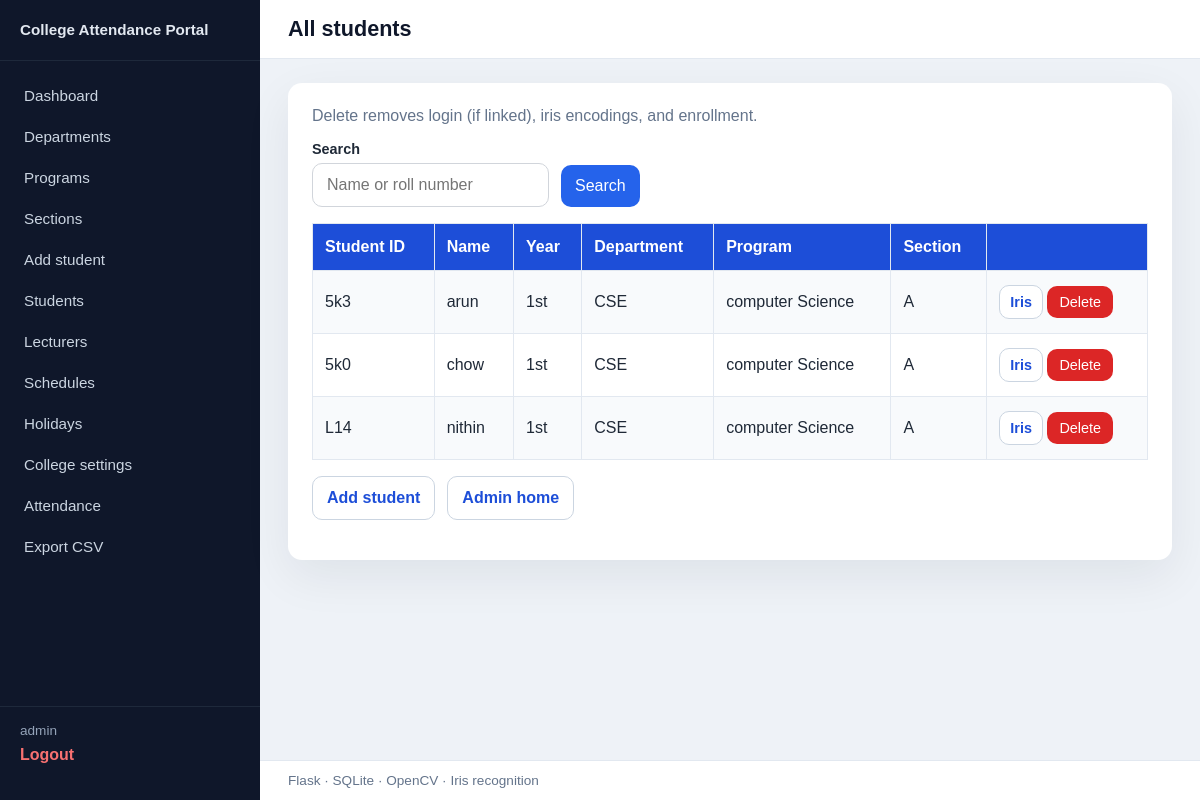
The page /admin/students (signed in) on the database its author committed.
### tables this page shows
CREATE TABLE college_settings (
            key TEXT PRIMARY KEY,
            value TEXT NOT NULL
        );

CREATE TABLE students (
            student_id TEXT PRIMARY KEY,
            name TEXT NOT NULL,
            department_id INTEGER NOT NULL,
            branch_id INTEGER NOT NULL,
            section_id INTEGER NOT NULL, year TEXT NOT NULL DEFAULT '1st', username TEXT, password TEXT,
            FOREIGN KEY(department_id) REFERENCES departments(id),
            FOREIGN KEY(branch_id) REFERENCES branches(id),
            FOREIGN KEY(section_id) REFERENCES sections(id)
        );

CREATE TABLE departments (
            id INTEGER PRIMARY KEY AUTOINCREMENT,
            name TEXT NOT NULL UNIQUE
        );

CREATE TABLE branches (
            id INTEGER PRIMARY KEY AUTOINCREMENT,
            department_id INTEGER NOT NULL,
            name TEXT NOT NULL,
            FOREIGN KEY(department_id) REFERENCES departments(id),
            UNIQUE(department_id, name)
        );

CREATE TABLE sections (
            id INTEGER PRIMARY KEY AUTOINCREMENT,
            branch_id INTEGER NOT NULL,
            name TEXT NOT NULL,
            FOREIGN KEY(branch_id) REFERENCES branches(id),
            UNIQUE(branch_id, name)
        );

### app.py (the view)
@app.route("/admin/students")
@admin_required
def view_students():
    q = (request.args.get("q") or "").strip()
    conn = get_db_connection()
    if q:
        like = f"%{q}%"
        rows = conn.execute(
            """
            SELECT s.student_id, s.name, s.year,
                   d.name AS department, b.name AS branch, sec.name AS section
            FROM students s
            JOIN departments d ON d.id = s.department_id
            JOIN branches b ON b.id = s.branch_id
            JOIN sections sec ON sec.id = s.section_id
            WHERE s.student_id LIKE ? OR s.name LIKE ?
            ORDER BY d.name, b.name, sec.name, s.name
            """,
            (like, like),
        ).fetchall()
    else:
        rows = conn.execute(
            """
            SELECT s.student_id, s.name, s.year,
                   d.name AS department, b.name AS branch, sec.name AS section
            FROM students s
            JOIN departments d ON d.id = s.department_id
            JOIN branches b ON b.id = s.branch_id
            JOIN sections sec ON sec.id = s.section_id
            ORDER BY d.name, b.name, sec.name, s.name
            """
        ).fetchall()
    conn.close()
    return render_template("view_students.html", students=rows, query=q)

### app.py (called while the page is built)
def get_setting(key: str, default: str = "") -> str:
    conn = get_db_connection()
    row = conn.execute(
        "SELECT value FROM college_settings WHERE key = ?", (key,)
    ).fetchone()
    conn.close()
    return row["value"] if row else default

@app.context_processor
def inject_college():
    logo = get_setting("college_logo", "")
    logo_url = url_for("static", filename=logo) if logo else ""
    return {
        "college_name": get_setting("college_name", "College Attendance Portal"),
        "college_logo_url": logo_url,
    }

def admin_required(view):
    @wraps(view)
    def wrapped(*args, **kwargs):
        if not session.get("login_id"):
            flash("Please log in to continue.")
            return redirect(url_for("login", next=request.path))
        if session.get("role") != "admin":
            flash("You do not have permission to access that page.")
            return redirect(url_for("index"))
        return view(*args, **kwargs)
    return wrapped

### database.py (called while the page is built)
def get_db_connection():
    conn = sqlite3.connect(
        str(DATABASE_PATH),
        timeout=30.0,
        check_same_thread=False,
    )
    conn.row_factory = sqlite3.Row
    conn.execute("PRAGMA foreign_keys = ON")
    conn.execute("PRAGMA busy_timeout = 30000")
    conn.execute("PRAGMA journal_mode = WAL")
    return conn

### templates/view_students.html (shortened to what this page needs)
{% extends 'base.html' %}
{% block heading %}All students{% endblock %}
{% block content %}
<section class="page-section">
    <p class="muted">Delete removes login (if linked), iris encodings, and enrollment.</p>
    <form method="get" class="filter-bar">
        <label>Search
            <input type="search" name="q" value="{{ query or '' }}" placeholder="Name or roll number" />
        </label>
        <button type="submit" style="width:auto;">Search</button>
    </form>
    {% if students %}
    <div class="table-wrap">
        <table>
            <thead>
                <tr>
                    <th>Student ID</th>
                    <th>Name</th>
                    <th>Year</th>
                    <th>Department</th>
                    <th>Program</th>
                    <th>Section</th>
                    <th></th>
                </tr>
            </thead>
            <tbody>
                {% for s in students %}
                <tr>
                    <td>{{ s['student_id'] }}</td>
                    <td>{{ s['name'] }}</td>
                    <td>{{ s['year'] }}</td>
                    <td>{{ s['department'] }}</td>
                    <td>{{ s['branch'] }}</td>
                    <td>{{ s['section'] }}</td>
                    <td style="white-space:nowrap;">
                        <a class="link-button" href="{{ url_for('add_student_encodings', student_id=s['student_id']) }}" style="padding:8px 10px;font-size:0.9rem;">Iris</a>
                        <form method="post" action="{{ url_for('delete_student', student_id=s['student_id']) }}" class="inline-form" onsubmit="return confirm('Delete this student?');" style="display:inline;">
                            <button type="submit" class="btn-danger">Delete</button>
                        </form>
                    </td>
                </tr>
                {% endfor %}
            </tbody>
        </table>
    </div>
    {% else %}
    <p>No students match.</p>
    {% endif %}
    <p class="submit-row spaced">
        <a class="link-button" href="{{ url_for('add_student') }}">Add student</a>
        <a class="link-button" href="{{ url_for('admin_dashboard') }}">Admin home</a>
    </p>
</section>
{% endblock %}

### templates/base.html (shortened to what this page needs)
<!DOCTYPE html>
<html lang="en">
<head>
    <link rel="stylesheet" href="{{ url_for('static', filename='css/style.css') }}" />
</head>
<body class="{% if session.get('login_id') %}app-shell{% endif %}">
{% if session.get('login_id') %}
<div class="layout-portal">
    <aside class="sidebar">
        <div class="sidebar-brand">
            <span class="sidebar-title">{{ college_name }}</span>
        </div>
        <nav class="sidebar-nav">
            {% if session.get('role') == 'admin' %}
                <a href="{{ url_for('admin_dashboard') }}">Dashboard</a>
                <a href="{{ url_for('add_department') }}">Departments</a>
                <a href="{{ url_for('add_branch') }}">Programs</a>
                <a href="{{ url_for('add_section') }}">Sections</a>
                <a href="{{ url_for('add_student') }}">Add student</a>
                <a href="{{ url_for('view_students') }}">Students</a>
                <a href="{{ url_for('admin_lecturers') }}">Lecturers</a>
                <a href="{{ url_for('admin_schedule') }}">Schedules</a>
                <a href="{{ url_for('admin_holidays') }}">Holidays</a>
                <a href="{{ url_for('admin_settings') }}">College settings</a>
                <a href="{{ url_for('admin_view_attendance') }}">Attendance</a>
                <a href="{{ url_for('admin_download') }}">Export CSV</a>
            {% elif session.get('role') in ('lecturer', 'teacher') %}
                <a href="{{ url_for('lecturer_dashboard') }}">Dashboard</a>
                <a href="{{ url_for('lecturer_edit_attendance') }}">Edit attendance</a>
            {% elif session.get('role') == 'student' %}
                <a href="{{ url_for('student_dashboard') }}">Dashboard</a>
                <a href="{{ url_for('student_attendance_page') }}">Mark attendance</a>
                <a href="{{ url_for('student_calendar') }}">Calendar</a>
            {% endif %}
        </nav>
        <div class="sidebar-footer">
            <span class="sidebar-user">{{ session.get('username') }}</span>
            <a href="{{ url_for('logout') }}" class="sidebar-logout">Logout</a>
        </div>
    </aside>
    <div class="layout-main">
        <header class="topbar">
            <h1 class="topbar-heading">{% block heading %}{% endblock %}</h1>
        </header>
        <div class="main-content">
{% endif %}
{% block content %}{% endblock %}
{% if session.get('login_id') %}
        </div>
        <footer class="site-footer-inner">Flask · SQLite · OpenCV · Iris recognition</footer>
    </div>
</div>
{% else %}
</main>
<footer class="site-footer">
    <div class="container">Flask · SQLite · OpenCV iris/eye recognition</div>
</footer>
{% endif %}
</body>
</html>

### static/css/style.css (style rules this page uses)
* { box-sizing: border-box; }
body { margin: 0; font-family: Arial, sans-serif; background: #f6f8fb; color: #1f2937; }
.muted { color: #64748b; margin-top: 0; }
.link-button { display: inline-flex; align-items: center; justify-content: center; padding: 12px 14px; border-radius: 10px; border: 1px solid #cbd5e1; background: #ffffff; color: #1d4ed8; text-decoration: none; font-weight: 600; font-size: 1rem; }
.submit-row.spaced { gap: 12px; flex-wrap: wrap; align-items: center; }
.inline-form { display: inline; }
button.btn-danger { background: #dc2626; width: auto; padding: 8px 12px; font-size: 0.9rem; }
.page-section { background: #ffffff; border-radius: 14px; padding: 24px; box-shadow: 0 16px 48px rgba(15, 23, 42, 0.07); }
label { display: grid; gap: 8px; font-weight: 600; }
input[type="text"], input[type="password"], input[type="search"], input[type="date"], input[type="number"], input[type="file"], select, button { width: 100%; padding: 12px 14px; border-radius: 10px; border: 1px solid #d1d5db; font-size: 1rem; }
button { cursor: pointer; background: #2563eb; color: #ffffff; border: none; transition: background 0.2s ease; }
.submit-row { display: flex; justify-content: flex-start; }
.table-wrap { overflow-x: auto; }
table { width: 100%; border-collapse: collapse; }
thead { background: #1d4ed8; color: #ffffff; }
th, td { padding: 14px 12px; border: 1px solid #e2e8f0; text-align: left; }
tbody tr:nth-child(odd) { background: #f8fafc; }
.app-shell { margin: 0; min-height: 100vh; background: #eef2f7; }
.layout-portal { display: flex; min-height: 100vh; }
.sidebar { width: 260px; flex-shrink: 0; background: #0f172a; color: #e2e8f0; display: flex; flex-direction: column; padding: 20px 0; }
.sidebar-brand { display: flex; align-items: center; gap: 12px; padding: 0 20px 20px; border-bottom: 1px solid #1e293b; }
.sidebar-title { font-weight: 700; font-size: 0.95rem; line-height: 1.3; }
.sidebar-nav { display: flex; flex-direction: column; gap: 4px; padding: 16px 12px; flex: 1; }
.sidebar-nav a { color: #cbd5e1; text-decoration: none; padding: 10px 12px; border-radius: 8px; font-weight: 500; font-size: 0.95rem; }
.sidebar-footer { padding: 16px 20px; border-top: 1px solid #1e293b; display: flex; flex-direction: column; gap: 8px; }
.sidebar-user { font-size: 0.85rem; color: #94a3b8; }
.sidebar-logout { color: #f87171; text-decoration: none; font-weight: 600; }
.layout-main { flex: 1; display: flex; flex-direction: column; min-width: 0; }
.topbar { background: #fff; border-bottom: 1px solid #e2e8f0; padding: 16px 28px; }
.topbar-heading { margin: 0; font-size: 1.35rem; color: #0f172a; }
.main-content { flex: 1; padding: 24px 28px 40px; }
.site-footer-inner { padding: 12px 28px; font-size: 0.85rem; color: #64748b; background: #fff; border-top: 1px solid #e2e8f0; }
.filter-bar { display: flex; flex-wrap: wrap; gap: 12px; margin-bottom: 16px; align-items: flex-end; }
.filter-bar label { display: flex; flex-direction: column; gap: 6px; font-size: 0.9rem; min-width: 120px; }
.filter-bar input { width: auto; min-width: 140px; }

### rows shown on the page
college_settings: value "College Attendance Portal"
students: student_id "5k3", name "arun", year "1st", department "CSE", branch "computer Science", section "A"
students: student_id "5k0", name "chow", year "1st", department "CSE", branch "computer Science", section "A"
students: student_id "L14", name "nithin", year "1st", department "CSE", branch "computer Science", section "A"

### other values the page prints
{{ session.get('username') }} "admin"
